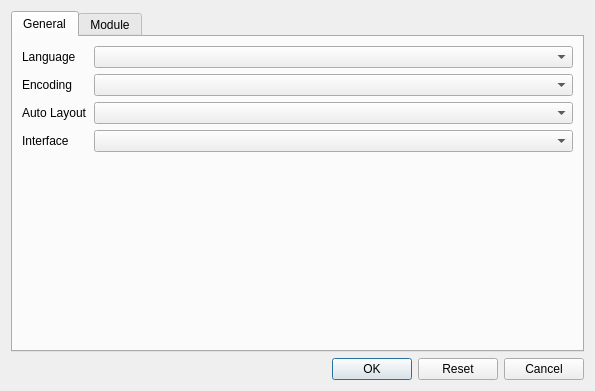
<?xml version="1.0" encoding="UTF-8"?>
<ui version="4.0">
 <class>SettingsDialog</class>
 <widget class="QDialog" name="SettingsDialog">
  <property name="geometry">
   <rect>
    <x>0</x>
    <y>0</y>
    <width>595</width>
    <height>391</height>
   </rect>
  </property>
  <property name="windowTitle">
   <string>Settings</string>
  </property>
  <layout class="QVBoxLayout" name="verticalLayout_3">
   <item>
    <widget class="QTabWidget" name="tabWidget">
     <property name="sizePolicy">
      <sizepolicy hsizetype="Expanding" vsizetype="Expanding">
       <horstretch>0</horstretch>
       <verstretch>0</verstretch>
      </sizepolicy>
     </property>
     <property name="currentIndex">
      <number>0</number>
     </property>
     <widget class="QWidget" name="tab">
      <attribute name="title">
       <string>General</string>
      </attribute>
      <layout class="QHBoxLayout" name="horizontalLayout_4">
       <item>
        <layout class="QFormLayout" name="formLayout">
         <item row="0" column="0">
          <widget class="QLabel" name="label_3">
           <property name="text">
            <string>Language</string>
           </property>
          </widget>
         </item>
         <item row="0" column="1">
          <widget class="QComboBox" name="comboBox_language"/>
         </item>
         <item row="1" column="0">
          <widget class="QLabel" name="label">
           <property name="text">
            <string>Encoding</string>
           </property>
          </widget>
         </item>
         <item row="1" column="1">
          <widget class="QComboBox" name="comboBox_encoding"/>
         </item>
         <item row="2" column="0">
          <widget class="QLabel" name="label_2">
           <property name="text">
            <string>Auto Layout</string>
           </property>
          </widget>
         </item>
         <item row="2" column="1">
          <widget class="QComboBox" name="comboBox_autoLayout"/>
         </item>
         <item row="3" column="0">
          <widget class="QLabel" name="label_4">
           <property name="text">
            <string>Interface</string>
           </property>
          </widget>
         </item>
         <item row="3" column="1">
          <widget class="QComboBox" name="comboBox_interface"/>
         </item>
        </layout>
       </item>
      </layout>
     </widget>
     <widget class="QWidget" name="tab_2">
      <attribute name="title">
       <string>Module</string>
      </attribute>
      <layout class="QVBoxLayout" name="verticalLayout_4">
       <item>
        <layout class="QVBoxLayout" name="verticalLayout">
         <item>
          <layout class="QHBoxLayout" name="horizontalLayout_2">
           <item>
            <widget class="QPushButton" name="pushButton_addFile">
             <property name="text">
              <string>Add File</string>
             </property>
             <property name="icon">
              <iconset resource="../../icons.qrc">
               <normaloff>:/icons/16x16/list-add.png</normaloff>:/icons/16x16/list-add.png</iconset>
             </property>
            </widget>
           </item>
           <item>
            <widget class="QPushButton" name="pushButton_addDir">
             <property name="text">
              <string>Add Dir</string>
             </property>
             <property name="icon">
              <iconset resource="../../icons.qrc">
               <normaloff>:/icons/16x16/list-add.png</normaloff>:/icons/16x16/list-add.png</iconset>
             </property>
            </widget>
           </item>
           <item>
            <widget class="QPushButton" name="pushButton_downloadModule">
             <property name="text">
              <string>Download</string>
             </property>
             <property name="icon">
              <iconset resource="../../icons.qrc">
               <normaloff>:/icons/16x16/download.png</normaloff>:/icons/16x16/download.png</iconset>
             </property>
            </widget>
           </item>
           <item>
            <spacer name="horizontalSpacer_2">
             <property name="orientation">
              <enum>Qt::Horizontal</enum>
             </property>
             <property name="sizeHint" stdset="0">
              <size>
               <width>40</width>
               <height>20</height>
              </size>
             </property>
            </spacer>
           </item>
          </layout>
         </item>
         <item>
          <layout class="QHBoxLayout" name="horizontalLayout_3">
           <item>
            <widget class="QTreeWidget" name="treeWidget_module">
             <property name="sizePolicy">
              <sizepolicy hsizetype="Expanding" vsizetype="Expanding">
               <horstretch>0</horstretch>
               <verstretch>0</verstretch>
              </sizepolicy>
             </property>
             <column>
              <property name="text">
               <string>Name</string>
              </property>
             </column>
             <column>
              <property name="text">
               <string>Path</string>
              </property>
             </column>
             <column>
              <property name="text">
               <string>Typ</string>
              </property>
             </column>
            </widget>
           </item>
           <item>
            <layout class="QVBoxLayout" name="verticalLayout_5">
             <item>
              <widget class="QPushButton" name="pushButton_moduleEdit">
               <property name="text">
                <string>Edit</string>
               </property>
               <property name="icon">
                <iconset resource="../../icons.qrc">
                 <normaloff>:/icons/16x16/configure.png</normaloff>:/icons/16x16/configure.png</iconset>
               </property>
              </widget>
             </item>
             <item>
              <widget class="QPushButton" name="pushButton_remove_module">
               <property name="text">
                <string>Remove</string>
               </property>
               <property name="icon">
                <iconset resource="../../icons.qrc">
                 <normaloff>:/icons/16x16/list-remove.png</normaloff>:/icons/16x16/list-remove.png</iconset>
               </property>
              </widget>
             </item>
             <item>
              <spacer name="verticalSpacer">
               <property name="orientation">
                <enum>Qt::Vertical</enum>
               </property>
               <property name="sizeHint" stdset="0">
                <size>
                 <width>20</width>
                 <height>40</height>
                </size>
               </property>
              </spacer>
             </item>
            </layout>
           </item>
          </layout>
         </item>
        </layout>
       </item>
      </layout>
     </widget>
    </widget>
   </item>
   <item>
    <layout class="QHBoxLayout" name="horizontalLayout">
     <item>
      <spacer name="horizontalSpacer">
       <property name="orientation">
        <enum>Qt::Horizontal</enum>
       </property>
       <property name="sizeHint" stdset="0">
        <size>
         <width>40</width>
         <height>20</height>
        </size>
       </property>
      </spacer>
     </item>
     <item>
      <widget class="QPushButton" name="pushButton_ok">
       <property name="text">
        <string>OK</string>
       </property>
       <property name="icon">
        <iconset resource="../../icons.qrc">
         <normaloff>:/icons/16x16/dialog-ok.png</normaloff>:/icons/16x16/dialog-ok.png</iconset>
       </property>
       <property name="autoDefault">
        <bool>true</bool>
       </property>
       <property name="default">
        <bool>true</bool>
       </property>
      </widget>
     </item>
     <item>
      <widget class="QPushButton" name="pushButton_reset">
       <property name="text">
        <string>Reset</string>
       </property>
      </widget>
     </item>
     <item>
      <widget class="QPushButton" name="pushButton_cancel">
       <property name="text">
        <string>Cancel</string>
       </property>
       <property name="icon">
        <iconset resource="../../icons.qrc">
         <normaloff>:/icons/16x16/dialog-cancel.png</normaloff>:/icons/16x16/dialog-cancel.png</iconset>
       </property>
      </widget>
     </item>
    </layout>
   </item>
  </layout>
 </widget>
 <resources>
  <include location="../../icons.qrc"/>
 </resources>
 <connections/>
</ui>
